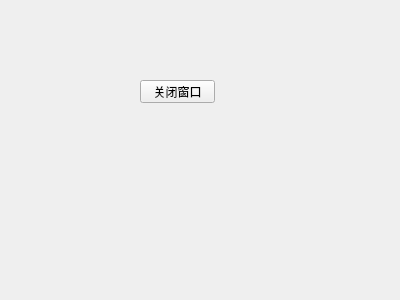
<?xml version="1.0" encoding="UTF-8"?>
<ui version="4.0">
 <class>closeWinBtn</class>
 <widget class="QWidget" name="closeWinBtn">
  <property name="geometry">
   <rect>
    <x>0</x>
    <y>0</y>
    <width>400</width>
    <height>300</height>
   </rect>
  </property>
  <property name="windowTitle">
   <string>Form</string>
  </property>
  <widget class="QPushButton" name="pushButton">
   <property name="geometry">
    <rect>
     <x>140</x>
     <y>80</y>
     <width>75</width>
     <height>23</height>
    </rect>
   </property>
   <property name="text">
    <string>关闭窗口</string>
   </property>
  </widget>
 </widget>
 <resources/>
 <connections>
  <connection>
   <sender>pushButton</sender>
   <signal>clicked()</signal>
   <receiver>closeWinBtn</receiver>
   <slot>close()</slot>
   <hints>
    <hint type="sourcelabel">
     <x>179</x>
     <y>91</y>
    </hint>
    <hint type="destinationlabel">
     <x>227</x>
     <y>153</y>
    </hint>
   </hints>
  </connection>
 </connections>
</ui>
